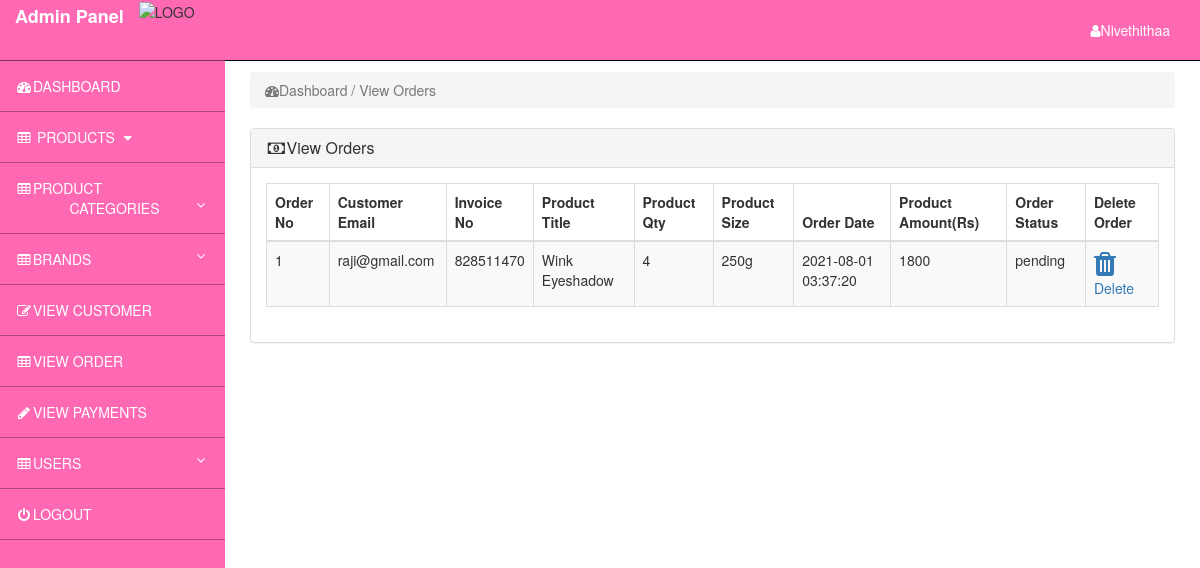
/ecom/admin_area/index.php?view_order (signed in), run on the app's committed database.
### tables this page shows
CREATE TABLE `customer_order` (
  `order_id` int(10) NOT NULL,
  `product_id` int(100) NOT NULL,
  `customer_id` int(10) NOT NULL,
  `due_amount` int(100) NOT NULL,
  `invoice_no` int(100) NOT NULL,
  `qty` int(10) NOT NULL,
  `size` text NOT NULL,
  `order_date` timestamp NOT NULL DEFAULT current_timestamp() ON UPDATE current_timestamp(),
  `order_status` text NOT NULL
);

CREATE TABLE `customers` (
  `customer_id` int(100) NOT NULL,
  `customer_name` varchar(255) NOT NULL,
  `customer_email` varchar(255) NOT NULL,
  `customer_pass` varchar(255) NOT NULL,
  `customer_country` text NOT NULL,
  `customer_city` text NOT NULL,
  `customer_contact` varchar(255) NOT NULL,
  `customer_address` text NOT NULL,
  `customer_image` text NOT NULL,
  `customer_ip` varchar(255) NOT NULL
);

CREATE TABLE `products` (
  `product_id` int(10) NOT NULL,
  `p_cat_id` int(10) NOT NULL,
  `cat_id` int(10) NOT NULL,
  `date` timestamp NOT NULL DEFAULT current_timestamp() ON UPDATE current_timestamp(),
  `product_title` text NOT NULL,
  `product_img1` text NOT NULL,
  `product_img2` text NOT NULL,
  `product_img3` text NOT NULL,
  `product_price` int(10) NOT NULL,
  `product_desc` text NOT NULL,
  `product_keyword` text NOT NULL
);

### ecom/admin_area/view_order.php (the view)
<?php
include ("includes/db.php");
if(!isset($_SESSION['admin_email'])){
	echo "<script>window.open('adminlogin.php','_self')</script>";
}else{
?>
<div class="row">
	<div class="col-lg-12">
		<ol class="breadcrumb">
			<li class="active">
				<i class="fa fa-dashboard"></i>Dashboard / View Orders
			</li>
		</ol>
	</div>
</div>
<div class="row">
	<div class="col-lg-12">
		<div class="panel panel-default">
			<div class="panel-heading">
				<h3 class="panel-title">
					<i class="fa fa-fw fa-money"></i>View Orders
				</h3>
			</div>
			<div class="panel-body">
				<div class="table-responsive">
					<table class="table table-bordered table-hover table-striped">
						<thead>
						  <tr>
							<th>Order No</th>
							<th>Customer Email</th>
							<th>Invoice No</th>
							<th>Product Title</th>
							<th>Product Qty</th>
							<th>Product Size</th>
							<th>Order Date</th>
							<th>Product Amount(Rs)</th>
							<th>Order Status</th>
							<th>Delete Order</th>
						  </tr>
						</thead>
						<tbody>
							<?php
                            $i=0;
                            $get_order="select * from customer_order";
                            $run_order=mysqli_query($con,$get_order);
                            while ($row_order=mysqli_fetch_array($run_order)) {
                            	$order_id=$row_order['order_id'];
                            	$customer_id=$row_order['customer_id'];
                            	$invoice_no=$row_order['invoice_no'];
                            	$product_id=$row_order['product_id'];
                            	$qty=$row_order['qty'];
                            	$size=$row_order['size'];
                            	$order_date=$row_order['order_date'];
                            	$due_amount=$row_order['due_amount'];
                            	$order_status=$row_order['order_status'];
                            	$get_products="select * from products where product_id='$product_id' ";
                            	$run_products=mysqli_query($con,$get_products);
                            	$row_products=mysqli_fetch_array($run_products);
                            	$product_title=$row_products['product_title'];
                            	$i++;
							?>
							<tr>
							<td><?php echo $i; ?></td>
							<td>
                            <?php
                             $get_customer="select * from customers where customer_id='$customer_id' ";
                             $run_customer=mysqli_query($con,$get_customer);
                             $row_customer=mysqli_fetch_array($run_customer);
                             $customer_email=$row_customer['customer_email'];
                             echo $customer_email;
                            ?>
							</td>
							<td>
                             <?php echo $invoice_no; ?>
							</td>
							<td> <?php echo $product_title; ?></td>
							<td> <?php echo $qty; ?></td>
							<td> <?php echo $size; ?></td>
							<td> <?php echo $order_date; ?></td>
							<td> <?php echo $due_amount; ?></td>
							<td>
							<?php
							if($order_status=="pending"){
								echo $order_status='pending';
							}else{
								echo $order_status='Complete';
							}
							?></td>
							<td>
							<a href="index.php?delete_order=<?php echo $order_id; ?>">
							<i class="fa fa-trash fa-2x"></i>Delete
							</a>
							</td>
							</tr>
						<?php } ?>
						</tbody>
						</table>
						</div>
						</div>
						</div>
						</div>
						</div>
					<?php } ?>

### ecom/admin_area/includes/sidebar.php (shortened to what this page needs)
<?php
if(!isset($_SESSION['admin_email'])){
    echo "<script>window.open('adminlogin.php','_self')</script>";
}else{
?>
<nav class="navbar navbar-inverse navbar-fixed-top" style="background:hotpink">
	<div class="navbar-header">
		<img src="includes/logoo.jpg" width="70" height="50" alt="LOGO">
		<a href="index.php?dashboard" class="navbar-brand" style="color:white"><b>Admin Panel</b></a>
	</div>
	<ul class="nav navbar-right top-nav">
		<li class="dropdown">
			<a href="#" class="dropdown-toggle" style="padding-right: 30px;" data-toggle="dropdown">
				<i class="fa fa-user"></i><?php echo $admin_name; ?>
			</a>
		</li>
	</ul>
	<div class="collapse navbar-collapse navbar-ex1-collapse">
            <ul class="nav navbar-nav side-nav">
            	<li>
                    <a href="index.php?dashboard"><i class="fa fa-fw fa fa-dashboard"></i>DASHBOARD</a>
                </li>
                <li>
                    <a href="#" data-toggle="collapse" data-target="#submenu-1"><i class="fa fa-fw fa-table"></i> PRODUCTS <i class="fa fa-fw fa-caret-down"></i></a>
                </li>
                <li>
                    <a href="#" data-toggle="collapse" data-target="#submenu-2"><i class="fa fa-fw fa-table"></i>PRODUCT <br>&nbsp;&nbsp;&nbsp;&nbsp;&nbsp;&nbsp;&nbsp;&nbsp;&nbsp;&nbsp;&nbsp;&nbsp;&nbsp;&nbsp;CATEGORIES<i class="fa fa-fw fa-angle-down pull-right"></i></a>
                </li>
                <li>
                    <a href="#" data-toggle="collapse" data-target="#submenu-3"><i class="fa fa-fw fa-table"></i>BRANDS<i class="fa fa-fw fa-angle-down pull-right"></i></a>
                </li>
                <li>
                    <a href="index.php?view_customer"><i class="fa fa-fw fa-edit"></i>VIEW CUSTOMER</a>
                </li>
                <li>
                    <a href="index.php?view_order"><i class="fa fa-fw fa-table"></i>VIEW ORDER</a>
                </li>
                <li>
                    <a href="index.php?view_payments"><i class="fa fa-fw fa-pencil"></i>VIEW PAYMENTS</a>
                </li>
                <li>
                    <a href="#" data-toggle="collapse" data-target="#submenu-5"><i class="fa fa-fw fa-table"></i>USERS<i class="fa fa-fw fa-angle-down pull-right"></i></a>
                </li>
                <li>
                    <a href="index.php?view_payments"><i class="fa fa-fw fa-power-off"></i>LOGOUT</a>
                </li>
            </ul>
        </div>
    </nav>
<?php } ?>

### ecom/admin_area/css/sty.css (style rules this page uses)
@media (min-width:768px) { body { margin-top: 50px; } }
.top-nav { padding: 0 15px; }
.top-nav>li { display: inline-block; float: left; }
.top-nav>li>a { padding-top: 20px; padding-bottom: 20px; line-height: 20px; color: #fff; }
.navbar-inverse .navbar-nav>li>a { color: white; }
@media (min-width:768px) { .side-nav { position: fixed; top: 60px; left: 225px; width: 225px; margin-left: -225px; border: none; border-radius: 0; border-top: 1px rgba(0,0,0,.5) solid; overflow-y: auto; background-color: hotpink; bottom: 0; overflow-x: hidden; padding-bottom: 40px; } }
@media (min-width:768px) { .side-nav>li>a { width: 225px; border-bottom: 1px rgba(0,0,0,.3) solid; } }
.navbar-brand { padding: 5px 15px; }

### data on the page
customer_order: customer.customer_email "raji@gmail.com", invoice_no "828511470", product.product_title "Wink Eyeshadow", qty "4", size "250g", order_date "2021-08-01 03:37:20", due_amount "1800"

### other printed values
$admin_name "Nivethithaa"
